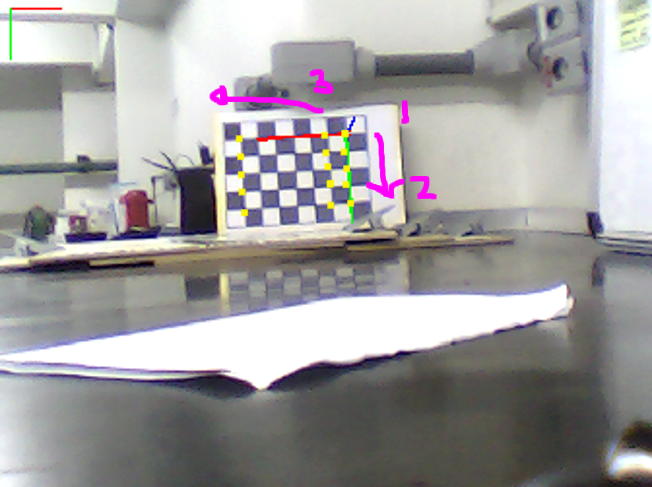
//> input picture Como funciona pontos.png, 652 x 487 px
$ ./para_imagem '../Como funciona pontos.png'   (built with g++ and OpenCV 4)
//> lines starting //> are read from the running program, lines starting //| are printed output that depends on the picture
#include "opencv2/highgui/highgui.hpp"
#include "opencv2/imgproc/imgproc.hpp"

#include <iostream>

using namespace cv;
using namespace std;

void help()
{
 cout << "\nThis program demonstrates line finding with the Hough transform.\n"
         "Usage:\n"
         "./houghlines <image_name>, Default is pic1.jpg\n" << endl;
}

int main(int argc, char** argv)
{
 const char* filename = argc >= 2 ? argv[1] : "pic1.jpg";

 Mat src = imread(filename, 0);
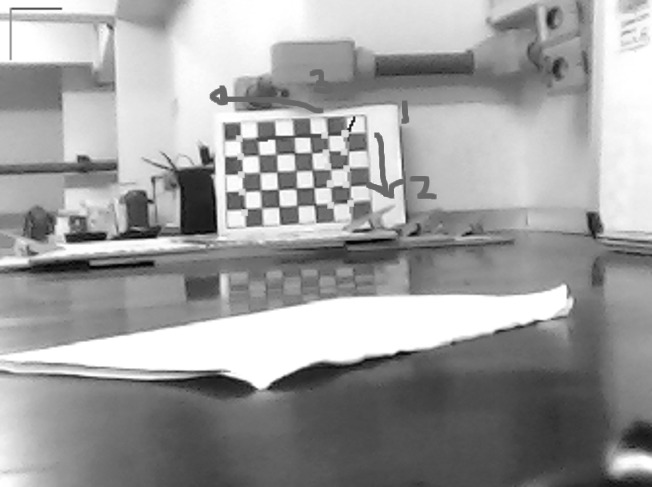
//> src: 487 rows x 652 cols, CV_8UC1; min 0, max 255, mean 158
 if(src.empty())
 {
     help();
     cout << "can not open " << filename << endl;
     return -1;
 }

 Mat dst, cdst;
 //bilateralFilter(src, src, 3, 100, 100);
 //se fizesse filtro por cor seria bem melhor hein
 medianBlur(src, src, 3);
 Canny(src, dst, 10,100, 3);
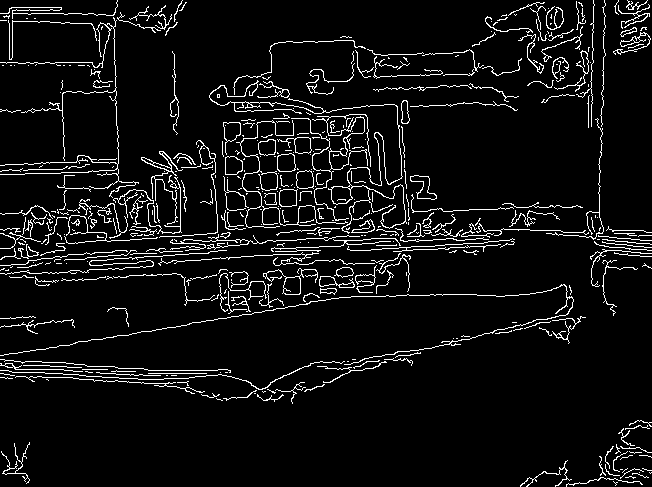
//> dst: 487 rows x 652 cols, CV_8UC1; 6.6% white in thin lines or dots
 cvtColor(dst, cdst, CV_GRAY2BGR);
//> cdst: 487 rows x 652 cols, CV_8UC3; 6.6% white in thin lines or dots


  vector<Vec4i> lines;
  HoughLinesP(dst, lines, 1, CV_PI/180, 50, 50, 30 );
//> lines = 253 lines (x1, y1, x2, y2), first 8: [28, 261, 162, 256], [171, 240, 362, 240], [294, 230, 643, 230], [30, 273, 175, 263], [272, 251, 449, 248], [336, 236, 501, 233], [42, 349, 376, 291], [280, 232, 501, 232]

   Point ponto1(lines[0][0], lines[0][1]);
//> ponto1 = Point(28, 261)
    Point ponto2(lines[0][2], lines[0][3]);
//> ponto2 = Point(162, 256)
    Point ponto3(lines[1][0], lines[1][1]);
//> ponto3 = Point(171, 240)
    Point ponto4(lines[1][2], lines[1][3]);
//> ponto4 = Point(362, 240)

    float length1 = sqrt(pow((lines[0][0]-lines[0][2]),2) + pow((lines[0][1]-lines[0][3]),2));
//> length1 = 134.1
    float length2 = sqrt(pow((lines[1][0]-lines[1][2]),2) + pow((lines[1][1]-lines[1][3]),2));
//> length2 = 191

    float dif = abs(length1-length2);
//> dif = 56.91

    if (dif > 3)
    {
        cout <<"se a difereca for muito grande, vai fzr alguma coisa indicando q algo esta esquisito"<<endl;
    }
cout << "saida do lines.\n"<<lines[0]<<"\n"<<lines[1]<<endl;
//| saida do lines.
//| [28, 261, 162, 256]
//| [171, 240, 362, 240]
 cout << "sao pontos dos cantos, output do programa.\n"<<ponto1<<"\n"<< ponto2<<"\n"<< ponto3<<"\n"<< ponto4<<"\n"<<endl;
//| sao pontos dos cantos, output do programa.
//| [28, 261]
//| [162, 256]
//| [171, 240]
//| [362, 240]
 cout << "diferenca entre comprimento dos lados detectados :" << dif <<endl;
//| diferenca entre comprimento dos lados detectados :56.9068
cout << "comprimento da linha 1 :" << length1<<endl;
//| comprimento da linha 1 :134.093
cout << "comprimento da linha 2 :" << length2<<endl;
//| comprimento da linha 2 :191

  for( size_t i = 0; i < lines.size(); i++ )
  {
    Vec4i l = lines[i];
    line( cdst, Point(l[0], l[1]), Point(l[2], l[3]), Scalar(0,0,255), 3, CV_AA);
  }
//> this loop made 253 passes
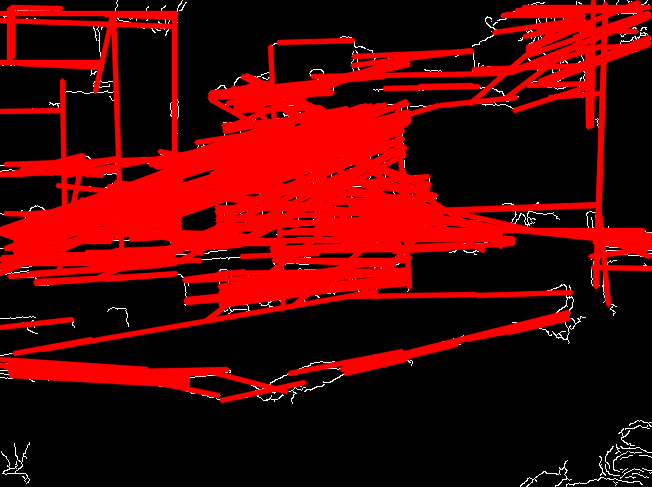
//> cdst: 487 rows x 652 cols, CV_8UC3; mean B, G, R 2.6, 2.6, 81.3

 imshow("source", src);
 imshow("detected lines", cdst);

 waitKey();

 return 0;
}
